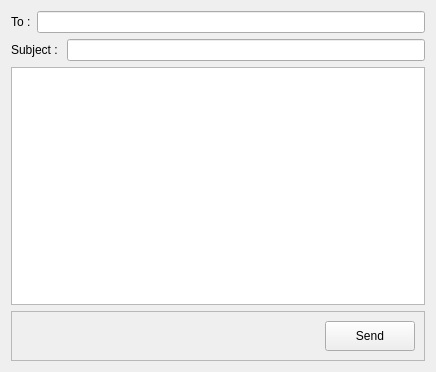
<?xml version="1.0" encoding="UTF-8"?>
<ui version="4.0">
 <class>Form</class>
 <widget class="QWidget" name="Form">
  <property name="geometry">
   <rect>
    <x>0</x>
    <y>0</y>
    <width>436</width>
    <height>372</height>
   </rect>
  </property>
  <property name="windowTitle">
   <string>Form</string>
  </property>
  <layout class="QGridLayout" name="gridLayout">
   <item row="0" column="0">
    <layout class="QVBoxLayout" name="verticalLayout_3">
     <item>
      <layout class="QVBoxLayout" name="verticalLayout_2">
       <item>
        <layout class="QVBoxLayout" name="verticalLayout">
         <item>
          <layout class="QHBoxLayout" name="horizontalLayout">
           <item>
            <widget class="QLabel" name="mail_to_LB">
             <property name="text">
              <string>To :</string>
             </property>
            </widget>
           </item>
           <item>
            <widget class="QLineEdit" name="to_mail_LE"/>
           </item>
          </layout>
         </item>
         <item>
          <layout class="QHBoxLayout" name="horizontalLayout_2">
           <item>
            <widget class="QLabel" name="mail_ubject_LB">
             <property name="text">
              <string>Subject : </string>
             </property>
            </widget>
           </item>
           <item>
            <widget class="QLineEdit" name="mail_subject_LE"/>
           </item>
          </layout>
         </item>
        </layout>
       </item>
       <item>
        <widget class="QTextEdit" name="mail_body_TE"/>
       </item>
      </layout>
     </item>
     <item>
      <widget class="QFrame" name="frame">
       <property name="frameShape">
        <enum>QFrame::StyledPanel</enum>
       </property>
       <property name="frameShadow">
        <enum>QFrame::Raised</enum>
       </property>
       <layout class="QHBoxLayout" name="horizontalLayout_4">
        <item>
         <layout class="QHBoxLayout" name="horizontalLayout_3">
          <item>
           <spacer name="horizontalSpacer">
            <property name="orientation">
             <enum>Qt::Horizontal</enum>
            </property>
            <property name="sizeHint" stdset="0">
             <size>
              <width>40</width>
              <height>20</height>
             </size>
            </property>
           </spacer>
          </item>
          <item>
           <widget class="QPushButton" name="mail_send_Pbutton">
            <property name="minimumSize">
             <size>
              <width>90</width>
              <height>30</height>
             </size>
            </property>
            <property name="text">
             <string>Send</string>
            </property>
           </widget>
          </item>
         </layout>
        </item>
       </layout>
      </widget>
     </item>
    </layout>
   </item>
  </layout>
 </widget>
 <resources/>
 <connections/>
</ui>
